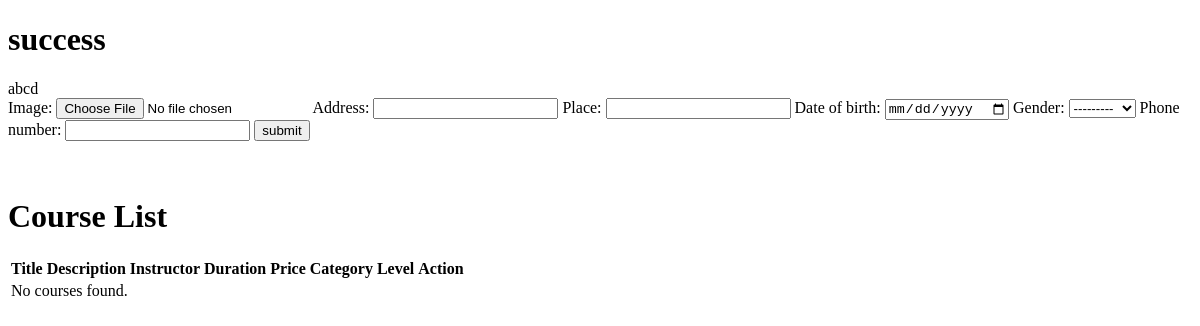
Page /user/student-success/ (signed in) on the earlier database version.
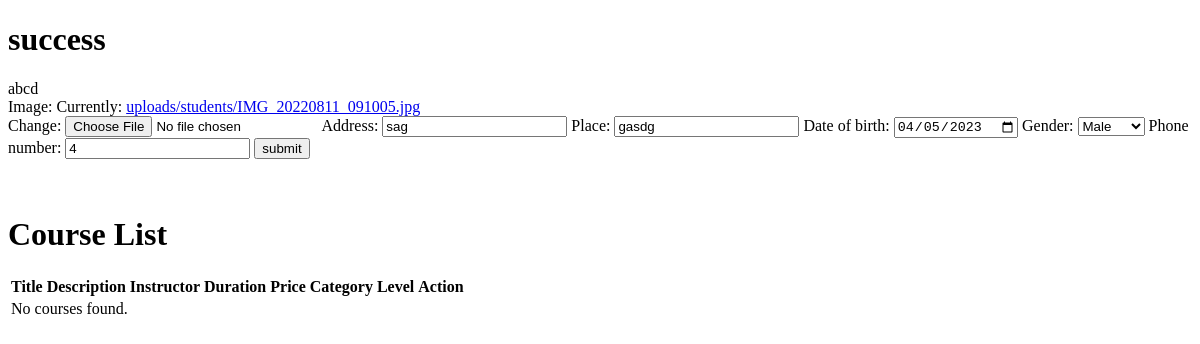
Same page on the later database version.
### user/models.py (models this page shows, shortened)
class StudentDetials(models.Model):
    user = models.ForeignKey(User, on_delete=models.CASCADE, null=True, blank=True)
    image = models.ImageField(upload_to='uploads/students')
    address=models.CharField(max_length=225)
    place=models.CharField(max_length=50)
    date_of_birth=models.DateField(null=True, blank=True)
    GENDER_CHOICES = [
        ('M', 'Male'),
        ('F', 'Female'),
        ('O', 'Other'),
    ]
    gender = models.CharField(max_length=1, choices=GENDER_CHOICES)
    phone_number = models.IntegerField()

### user/views.py (the view, shortened to what this page needs)
# urls.py: path('student-success/',views.success.as_view(),name="success"),#after login the page have profile and the courselist
class success(LoginRequiredMixin, UpdateView):
    model = StudentDetials
    form_class = StudentDetailsForm
    template_name = "success.html"
    success_url = reverse_lazy('user:index')
    def get_object(self, queryset=None):
        obj, created = self.model.objects.get_or_create(user=self.request.user.student)
        return obj
    def get_context_data(self, **kwargs):
        context = super().get_context_data(**kwargs)
        context['courses'] = Course.objects.all()
        return context

### user/forms.py
class StudentDetailsForm(forms.ModelForm):
    class Meta:
        model = StudentDetials
        fields = ('image', 'address', 'place', 'date_of_birth', 'gender', 'phone_number')
        widgets = {
            'date_of_birth': forms.DateInput(attrs={'type': 'date'})
        }

### user/templates/success.html (shortened to what this page needs)
<!DOCTYPE html>
<html lang="en">
<head>
</head>
<body>
    <h1>success</h1>
    {{user.first_name}}
    <form action="" method="post">
        {{form}}
        <button type="submit">submit</button>
    </form>
    <br><br>
    <h1>Course List</h1>
    <table>
      <thead>
        <tr>
          <th>Title</th>
          <th>Description</th>
          <th>Instructor</th>
          <th>Duration</th>
          <th>Price</th>
          <th>Category</th>
          <th>Level</th>
          <th>Action</th>
        </tr>
      </thead>
      <tbody>
        {% for course in courses %}
          <tr>
            <td>{{ course.title }}</td>
            <td>{{ course.description }}</td>
            <td>{{ course.instructor }}</td>
            <td>{{ course.duration }}</td>
            <td>{{ course.price }}</td>
            <td>{{ course.category }}</td>
            <td>{{ course.level }}</td>
            <td><a href="{% url 'user:purchase_course' course.id %}">Select</a></td>
          </tr>
        {% empty %}
          <tr>
            <td colspan="8">No courses found.</td>
          </tr>
        {% endfor %}
      </tbody>
    </table>
</body>
</html>

Differences in the rows shown:
removed StudentDetials: gender "---------"
added StudentDetials: address "sag", place "gasdg", date_of_birth "04/05/2023", gender "Male", phone_number "4"
Other differences:
text no longer shown: "Image: Address: Place: Date of birth: Gender: Phone number:"
text now shown: "Image: Currently: uploads/students/IMG_20220811_091005.jpg Change: Address: Place: Date of birth: Gender: Phone number:"
